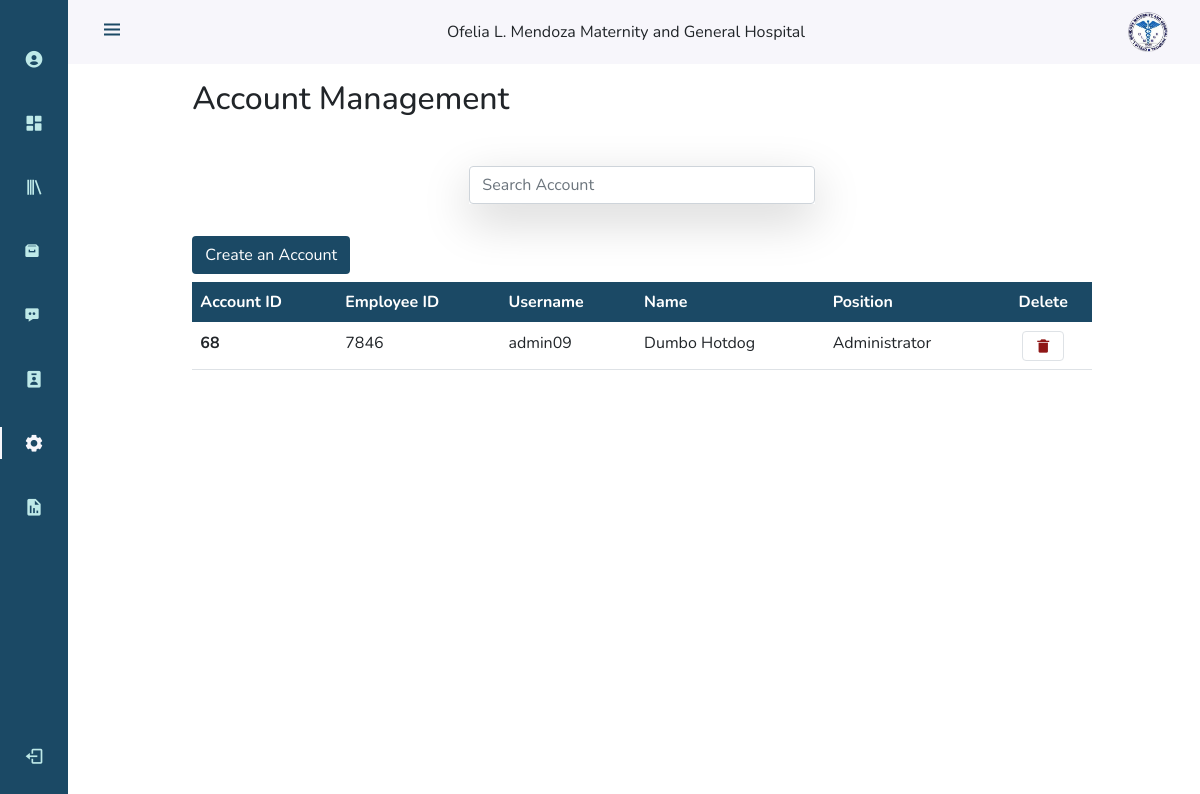
Screenshot of /php/account_management/account_management.php (signed in) with the database file from the repository.
### tables this page shows
CREATE TABLE `tbl_accounts` (
  `acc_id` int(40) NOT NULL,
  `auto_id` varchar(255) NOT NULL,
  `username` varchar(100) NOT NULL,
  `password` varchar(300) NOT NULL,
  `first_name` varchar(100) NOT NULL,
  `middle_name` varchar(100) DEFAULT NULL,
  `last_name` varchar(100) NOT NULL,
  `email` varchar(60) NOT NULL,
  `emp_id` varchar(100) NOT NULL,
  `position` varchar(40) NOT NULL,
  `date_created` date DEFAULT NULL,
  `time_created` time DEFAULT NULL
);

### php/account_management/account_management.php (the view, shortened to what this page needs)
<?php
include_once '../dbconn.php';
?>
<!DOCTYPE html>
<html lang="en">
<head>
    <link href="https://cdn.jsdelivr.net/npm/bootstrap@5.0.2/dist/css/bootstrap.min.css" rel="stylesheet">
    <link href='https://unpkg.com/boxicons@2.0.9/css/boxicons.min.css' rel='stylesheet'>
    <link rel="stylesheet" href="../../css/account_management.css">
    <link rel="stylesheet" href="../../css/nav.css">
</head>
<body id="body-pd">
<?php include_once '../admin_nav.php';?>
    <div class="row">
        <div class="col-12">
                        <div class="row justify-content-center">
                            <div class="col-10 mx-5 my-3">
                                <h2>Account Management</h2>
                            </div>
                        </div>
                        <div class="row my-4 justify-content-center">
                            <div class="col-md-4">
                                <form>
                                        <div class="form-group shadow-lg">
                                            <input type="text" class="form-control" id="search_account" placeholder="Search Account">
                                        </div>
                                </form>
                            </div>
                        </div>
                        <div class="row justify-content-center">
                            <div class="col-md-10">
                                <div class="row my-2">
                                    <div class="col-md-4">
                                        <form>
                                            <a href="registration.php">
                                                <div class="form-group btn add_patient text-white">
                                                    Create an Account
                                                </div>
                                            </a>
                                        </form>
                                    </div>
                                </div>
                                <table class="table">
                                    <thead class="text-white">
                                        <tr>
                                            <th scope="col">Account ID</th>
                                            <th scope="col">Employee ID</th>
                                            <th scope="col">Username</th>
                                            <th scope="col">Name</th>
                                            <th scope="col">Position</th>
                                            <th scope="col" class="text-center">Delete</th>
                                        </tr>
                                    </thead>
                                    <tbody>
                                            <?php
                                            include_once '../dbconn.php';
                                            $get_accounts_stmt = $connection->prepare("SELECT * FROM tbl_accounts where acc_id != ? ORDER BY date_created,time_created DESC");
                                            $get_accounts_stmt->bind_param("s", $_SESSION['ID']);
                                            $get_accounts_stmt->execute();
                                            $accounts_result = $get_accounts_stmt->get_result();
                                            if($accounts_result->num_rows>0)
                                            {
                                                while($row_account = $accounts_result -> fetch_assoc())
                                                {
                                                    echo "
                                                    <tr>
                                                        <th scope='row'>".$row_account["acc_id"]."</th>
                                                        <td>".$row_account["emp_id"]."</td>
                                                        <td>".$row_account["username"]."</td>
                                                        <td>".$row_account["first_name"]." ".$row_account["middle_name"]." ".$row_account["last_name"]."</td>
                                                        <td>".$row_account["position"]."</td>
                                                        <td class='text-center'><i class='bx bxs-trash-alt btn border delete' id='".$row_account["acc_id"]."' title='Delete'></i></td>
                                                    </tr>";
                                                }
                                            }
                                            ?>
                                    </tbody>
                                </table>
                            </div>
                        </div>
                </div>
        </div>
</body>
</html>

### php/admin_nav.php (shortened to what this page needs)
<?php
include_once '../dbconn.php';
$ID = $_SESSION['ID'];
 $sql = "SELECT * FROM tbl_accounts where acc_id = '$ID'";
 $result = $conn -> query($sql);
 if($result->num_rows>0)
 {
    while($row = $result -> fetch_assoc())
    {
         $active_account_name = $row['first_name'];
         echo '
        <header class="header" id="header">
            <div class="header_toggle"> <i class="bx bx-menu" id="header-toggle"></i> </div>
            <div>  Ofelia L. Mendoza Maternity and General Hospital </div>
            <div class="header_img"> <img src="../../images/ofelia_logo.png" alt=""> </div>
        </header>
        <div class="l-navbar" id="nav-bar">
            <nav class="nav nav_class">
                <div>
                    <div class="title_logo">
                        <img class="logo" src="../images/ofelia_logo.png" alt="Logo">
                    </div>
                    <div class="nav_list">
                        <a href="../profile/view_profile.php" class="nav_link" id="profile_link"> <i class="bx bxs-user-circle nav_icon"></i> <span class="nav_name">'.$active_account_name.'</span> </a>
                        <a href="../dashboard/dashboard.php" class="nav_link" id="dashboard_link"> <i class="bx bxs-dashboard nav_icon"></i> <span class="nav_name">Dashboard</span> </a>
                        <a href="../patients_record_management/patients_records.php" class="nav_link" id="record_management_link"> <i class="bx bx-library nav_icon"></i> <span class="nav_name">Patients Records</span> </a>
                        <a href="../patients_record_archive/patients_archive.php" class="nav_link" id="archive_link"> <i class="bx bxs-archive"></i> <span class="nav_name">Patients Record Archive</span> </a>
                        <a href="../patients_follow_ups/patients_follow_ups.php" class="nav_link" id="followup_link"><i class="bx bxs-message-dots"></i> <span class="nav_name"> Patients Follow Ups <sup></sup></span></a>
                        <a href="../patients/patients.php" class="nav_link" id ="patients_link"> <i class="bx bxs-user-badge nav_icon"></i> <span class="nav_name">Patients</span> </a>
                        ';
                        if(isset($_SESSION["position"]) && $_SESSION["position"]=="Administrator"){
                        echo'
                        <a href="../account_management/account_management.php" class="nav_link" id="account_management_link"> <i class="bx bxs-cog nav_icon"></i> <span class="nav_name">Accounts Management</span> </a>
                        <a href="../report_generation/report_generation.php" class="nav_link" id="report_generation_link"> <i class="bx bxs-report nav_icon"></i> <span class="nav_name">Generate Reports</span> </a>
                        ';}
                        echo'
                    </div>
                </div>
                <a onclick="logout()" id="logout" class="nav_link"> <i class="bx bx-log-out nav_icon"></i> <span class="nav_name">Log out</span> </a>
            </nav>
        </div> ';
    }
 }
?>

### css/account_management.css (style rules this page uses)
thead { background-color: rgb(27, 73, 101); }
#account_management_link { color: #F7F6FB; }
#account_management_link::before { content: ''; position: absolute; left: 0; width: 2px; height: 32px; background-color:#F7F6FB; }
.btn.add_patient { background-color: rgb(27, 73, 101); outline: none; }
.btn.delete { background-color: white; color: rgb(143, 23, 23); }

### css/nav.css (style rules this page uses)
:root { --header-height: 3rem; --nav-width: 68px; --first-color: #1B4965; --first-color-light: #BEE9E8; --white-color: #F7F6FB; --body-font: 'Nunito', sans-serif; --normal-font-size: 1rem; --z-fixed: 100 }
body { position: relative; margin: var(--header-height) 0 0 0; padding: 0 1rem; font-family: var(--body-font); font-size: var(--normal-font-size); transition: .5s }
a { text-decoration: none }
.header { width: 100%; height: var(--header-height); position: fixed; top: 0; left: 0; display: flex; align-items: center; justify-content: space-between; padding: 0 1rem; background-color: var(--white-color); z-index: var(--z-fixed); transition: .5s }
.header_toggle { color: var(--first-color); font-size: 1.5rem; cursor: pointer }
.header_img { width: 35px; height: 35px; display: flex; justify-content: center; border-radius: 50%; overflow: hidden }
.header_img img { width: 40px }
.l-navbar { position: fixed; top: 0; left: -30%; width: var(--nav-width); height: 100vh; background-color: var(--first-color); padding: .5rem 1rem 0 0; transition: .5s; z-index: var(--z-fixed) }
.nav_class { height: 100%; display: flex; flex-direction: column; justify-content: space-between; overflow: hidden }
.nav_logo, .nav_link { display: grid; grid-template-columns: max-content max-content; align-items: center; column-gap: 1rem; padding: .5rem 0 .5rem 1.5rem }
.nav_link { position: relative; color: var(--first-color-light); margin-bottom: 1.5rem; transition: .3s }
.nav_icon { font-size: 1.25rem }
#logout { cursor: pointer; }
@media screen and (min-width: 768px) { body { margin: calc(var(--header-height) + 1rem) 0 0 0; padding-left: calc(var(--nav-width) + 2rem) } }
@media screen and (min-width: 768px) { .header { height: calc(var(--header-height) + 1rem); padding: 0 2rem 0 calc(var(--nav-width) + 2rem) } }
@media screen and (min-width: 768px) { .header_img { width: 40px; height: 40px } }
@media screen and (min-width: 768px) { .header_img img { width: 45px } }
@media screen and (min-width: 768px) { .l-navbar { left: 0; padding: 1rem 1rem 0 0 } }
.title_logo { text-align: center; width: 100%; padding-bottom: 5%; padding-top: 5%; display: flex; }

### rows the page displays
tbl_accounts: acc_id "68", emp "7846", username "admin09", first_name "Dumbo", last_name "Hotdog", position "Administrator"
